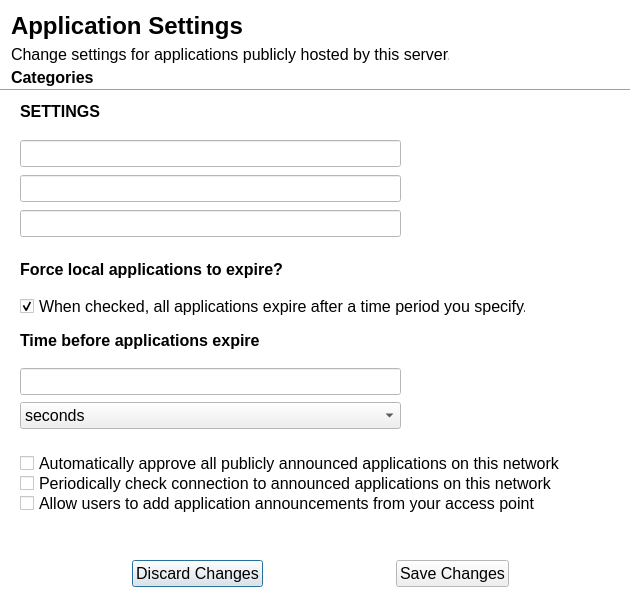
<?xml version="1.0" encoding="UTF-8"?>
<ui version="4.0">
 <class>app_settings</class>
 <widget class="QDialog" name="app_settings">
  <property name="windowModality">
   <enum>Qt::ApplicationModal</enum>
  </property>
  <property name="geometry">
   <rect>
    <x>0</x>
    <y>0</y>
    <width>640</width>
    <height>600</height>
   </rect>
  </property>
  <property name="minimumSize">
   <size>
    <width>0</width>
    <height>0</height>
   </size>
  </property>
  <property name="maximumSize">
   <size>
    <width>640</width>
    <height>16777215</height>
   </size>
  </property>
  <property name="palette">
   <palette>
    <active>
     <colorrole role="Base">
      <brush brushstyle="SolidPattern">
       <color alpha="255">
        <red>255</red>
        <green>255</green>
        <blue>255</blue>
       </color>
      </brush>
     </colorrole>
     <colorrole role="Window">
      <brush brushstyle="SolidPattern">
       <color alpha="255">
        <red>255</red>
        <green>255</green>
        <blue>255</blue>
       </color>
      </brush>
     </colorrole>
    </active>
    <inactive>
     <colorrole role="Base">
      <brush brushstyle="SolidPattern">
       <color alpha="255">
        <red>255</red>
        <green>255</green>
        <blue>255</blue>
       </color>
      </brush>
     </colorrole>
     <colorrole role="Window">
      <brush brushstyle="SolidPattern">
       <color alpha="255">
        <red>255</red>
        <green>255</green>
        <blue>255</blue>
       </color>
      </brush>
     </colorrole>
    </inactive>
    <disabled>
     <colorrole role="Base">
      <brush brushstyle="SolidPattern">
       <color alpha="255">
        <red>255</red>
        <green>255</green>
        <blue>255</blue>
       </color>
      </brush>
     </colorrole>
     <colorrole role="Window">
      <brush brushstyle="SolidPattern">
       <color alpha="255">
        <red>255</red>
        <green>255</green>
        <blue>255</blue>
       </color>
      </brush>
     </colorrole>
    </disabled>
   </palette>
  </property>
  <property name="font">
   <font>
    <pointsize>12</pointsize>
   </font>
  </property>
  <property name="windowTitle">
   <string>Commotion Error</string>
  </property>
  <widget class="Line" name="line">
   <property name="geometry">
    <rect>
     <x>0</x>
     <y>80</y>
     <width>630</width>
     <height>20</height>
    </rect>
   </property>
   <property name="orientation">
    <enum>Qt::Horizontal</enum>
   </property>
  </widget>
  <widget class="QCheckBox" name="auto_approve_apps">
   <property name="geometry">
    <rect>
     <x>20</x>
     <y>450</y>
     <width>541</width>
     <height>26</height>
    </rect>
   </property>
   <property name="text">
    <string>Automatically approve all publicly announced applications on this network</string>
   </property>
  </widget>
  <widget class="QCheckBox" name="check_apps">
   <property name="geometry">
    <rect>
     <x>20</x>
     <y>470</y>
     <width>541</width>
     <height>26</height>
    </rect>
   </property>
   <property name="text">
    <string>Periodically check connection to announced applications on this network</string>
   </property>
  </widget>
  <widget class="QCheckBox" name="check_apps_2">
   <property name="geometry">
    <rect>
     <x>20</x>
     <y>490</y>
     <width>541</width>
     <height>26</height>
    </rect>
   </property>
   <property name="text">
    <string>Allow users to add application announcements from your access point</string>
   </property>
  </widget>
  <widget class="QLabel" name="categories_head">
   <property name="geometry">
    <rect>
     <x>11</x>
     <y>68</y>
     <width>85</width>
     <height>24</height>
    </rect>
   </property>
   <property name="maximumSize">
    <size>
     <width>600</width>
     <height>30</height>
    </size>
   </property>
   <property name="font">
    <font>
     <weight>75</weight>
     <bold>true</bold>
    </font>
   </property>
   <property name="text">
    <string>Categories</string>
   </property>
   <property name="alignment">
    <set>Qt::AlignLeading|Qt::AlignLeft|Qt::AlignTop</set>
   </property>
   <property name="wordWrap">
    <bool>true</bool>
   </property>
   <property name="margin">
    <number>1</number>
   </property>
  </widget>
  <widget class="QLabel" name="sorry_label">
   <property name="geometry">
    <rect>
     <x>11</x>
     <y>11</y>
     <width>600</width>
     <height>30</height>
    </rect>
   </property>
   <property name="maximumSize">
    <size>
     <width>600</width>
     <height>30</height>
    </size>
   </property>
   <property name="font">
    <font>
     <pointsize>18</pointsize>
     <weight>75</weight>
     <bold>true</bold>
    </font>
   </property>
   <property name="text">
    <string>Application Settings</string>
   </property>
   <property name="scaledContents">
    <bool>false</bool>
   </property>
   <property name="wordWrap">
    <bool>true</bool>
   </property>
   <property name="margin">
    <number>0</number>
   </property>
  </widget>
  <widget class="QLabel" name="error_text">
   <property name="geometry">
    <rect>
     <x>11</x>
     <y>42</y>
     <width>438</width>
     <height>24</height>
    </rect>
   </property>
   <property name="maximumSize">
    <size>
     <width>600</width>
     <height>25</height>
    </size>
   </property>
   <property name="text">
    <string>Change settings for applications publicly hosted by this server.</string>
   </property>
   <property name="alignment">
    <set>Qt::AlignLeading|Qt::AlignLeft|Qt::AlignVCenter</set>
   </property>
   <property name="margin">
    <number>1</number>
   </property>
  </widget>
  <widget class="QWidget" name="">
   <property name="geometry">
    <rect>
     <x>5</x>
     <y>560</y>
     <width>631</width>
     <height>34</height>
    </rect>
   </property>
   <layout class="QHBoxLayout" name="horizontalLayout">
    <property name="sizeConstraint">
     <enum>QLayout::SetMinAndMaxSize</enum>
    </property>
    <item>
     <spacer name="horizontalSpacer">
      <property name="orientation">
       <enum>Qt::Horizontal</enum>
      </property>
      <property name="sizeHint" stdset="0">
       <size>
        <width>40</width>
        <height>20</height>
       </size>
      </property>
     </spacer>
    </item>
    <item>
     <widget class="QPushButton" name="discard_button">
      <property name="text">
       <string>Discard Changes</string>
      </property>
     </widget>
    </item>
    <item>
     <spacer name="horizontalSpacer_4">
      <property name="orientation">
       <enum>Qt::Horizontal</enum>
      </property>
      <property name="sizeType">
       <enum>QSizePolicy::Expanding</enum>
      </property>
      <property name="sizeHint" stdset="0">
       <size>
        <width>40</width>
        <height>20</height>
       </size>
      </property>
     </spacer>
    </item>
    <item>
     <widget class="QPushButton" name="save_button">
      <property name="text">
       <string>Save Changes</string>
      </property>
     </widget>
    </item>
    <item>
     <spacer name="horizontalSpacer_3">
      <property name="orientation">
       <enum>Qt::Horizontal</enum>
      </property>
      <property name="sizeHint" stdset="0">
       <size>
        <width>29</width>
        <height>20</height>
       </size>
      </property>
     </spacer>
    </item>
   </layout>
  </widget>
  <widget class="QWidget" name="">
   <property name="geometry">
    <rect>
     <x>20</x>
     <y>100</y>
     <width>381</width>
     <height>140</height>
    </rect>
   </property>
   <layout class="QVBoxLayout" name="verticalLayout">
    <item>
     <widget class="QLabel" name="report_info_3">
      <property name="maximumSize">
       <size>
        <width>600</width>
        <height>30</height>
       </size>
      </property>
      <property name="font">
       <font>
        <weight>75</weight>
        <bold>true</bold>
       </font>
      </property>
      <property name="text">
       <string>SETTINGS</string>
      </property>
      <property name="alignment">
       <set>Qt::AlignLeading|Qt::AlignLeft|Qt::AlignTop</set>
      </property>
      <property name="wordWrap">
       <bool>true</bool>
      </property>
      <property name="margin">
       <number>1</number>
      </property>
     </widget>
    </item>
    <item>
     <widget class="QLineEdit" name="cat1_box"/>
    </item>
    <item>
     <widget class="QLineEdit" name="cat1_box_2"/>
    </item>
    <item>
     <widget class="QLineEdit" name="cat1_box_3"/>
    </item>
   </layout>
  </widget>
  <widget class="QWidget" name="">
   <property name="geometry">
    <rect>
     <x>20</x>
     <y>260</y>
     <width>506</width>
     <height>59</height>
    </rect>
   </property>
   <layout class="QVBoxLayout" name="verticalLayout_2">
    <item>
     <widget class="QLabel" name="force_expiry">
      <property name="maximumSize">
       <size>
        <width>600</width>
        <height>30</height>
       </size>
      </property>
      <property name="font">
       <font>
        <weight>75</weight>
        <bold>true</bold>
       </font>
      </property>
      <property name="text">
       <string>Force local applications to expire?</string>
      </property>
      <property name="alignment">
       <set>Qt::AlignLeading|Qt::AlignLeft|Qt::AlignTop</set>
      </property>
      <property name="wordWrap">
       <bool>true</bool>
      </property>
      <property name="margin">
       <number>1</number>
      </property>
     </widget>
    </item>
    <item>
     <widget class="QCheckBox" name="force_expire_box">
      <property name="maximumSize">
       <size>
        <width>600</width>
        <height>16777215</height>
       </size>
      </property>
      <property name="autoFillBackground">
       <bool>false</bool>
      </property>
      <property name="text">
       <string>When checked, all applications expire after a time period you specify.</string>
      </property>
      <property name="checked">
       <bool>true</bool>
      </property>
     </widget>
    </item>
   </layout>
  </widget>
  <widget class="QWidget" name="">
   <property name="geometry">
    <rect>
     <x>20</x>
     <y>330</y>
     <width>381</width>
     <height>102</height>
    </rect>
   </property>
   <layout class="QVBoxLayout" name="verticalLayout_3">
    <item>
     <widget class="QLabel" name="expiry_time_text">
      <property name="maximumSize">
       <size>
        <width>600</width>
        <height>30</height>
       </size>
      </property>
      <property name="font">
       <font>
        <weight>75</weight>
        <bold>true</bold>
       </font>
      </property>
      <property name="text">
       <string>Time before applications expire</string>
      </property>
      <property name="alignment">
       <set>Qt::AlignLeading|Qt::AlignLeft|Qt::AlignTop</set>
      </property>
      <property name="wordWrap">
       <bool>true</bool>
      </property>
      <property name="margin">
       <number>1</number>
      </property>
     </widget>
    </item>
    <item>
     <widget class="QLineEdit" name="expiry_time"/>
    </item>
    <item>
     <widget class="QComboBox" name="time_type">
      <item>
       <property name="text">
        <string>seconds</string>
       </property>
      </item>
      <item>
       <property name="text">
        <string>minutes</string>
       </property>
      </item>
      <item>
       <property name="text">
        <string>hours</string>
       </property>
      </item>
      <item>
       <property name="text">
        <string>days</string>
       </property>
      </item>
     </widget>
    </item>
   </layout>
  </widget>
  <zorder>line</zorder>
  <zorder>verticalLayoutWidget</zorder>
  <zorder>cat1_box</zorder>
  <zorder>report_info_3</zorder>
  <zorder>cat1_box_2</zorder>
  <zorder>cat1_box_3</zorder>
  <zorder>expiry_time</zorder>
  <zorder>expiry_time_text</zorder>
  <zorder>auto_approve_apps</zorder>
  <zorder>check_apps</zorder>
  <zorder>check_apps_2</zorder>
 </widget>
 <resources>
  <include location="../untitled1/qml.qrc"/>
 </resources>
 <connections>
  <connection>
   <sender>discard_button</sender>
   <signal>clicked()</signal>
   <receiver>app_settings</receiver>
   <slot>close()</slot>
   <hints>
    <hint type="sourcelabel">
     <x>295</x>
     <y>485</y>
    </hint>
    <hint type="destinationlabel">
     <x>459</x>
     <y>-16</y>
    </hint>
   </hints>
  </connection>
  <connection>
   <sender>save_button</sender>
   <signal>clicked()</signal>
   <receiver>app_settings</receiver>
   <slot>close()</slot>
   <hints>
    <hint type="sourcelabel">
     <x>334</x>
     <y>489</y>
    </hint>
    <hint type="destinationlabel">
     <x>412</x>
     <y>14</y>
    </hint>
   </hints>
  </connection>
 </connections>
</ui>
